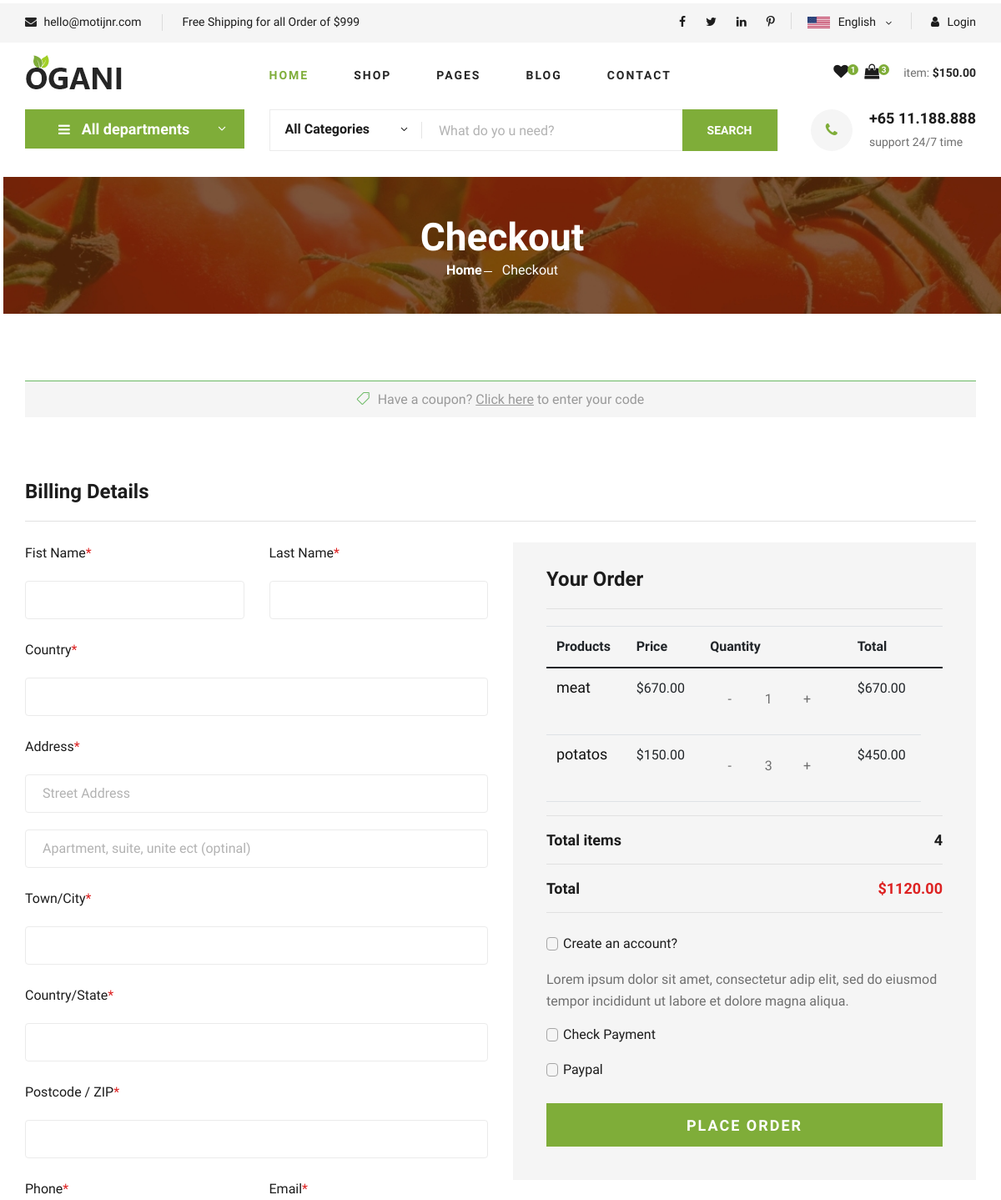
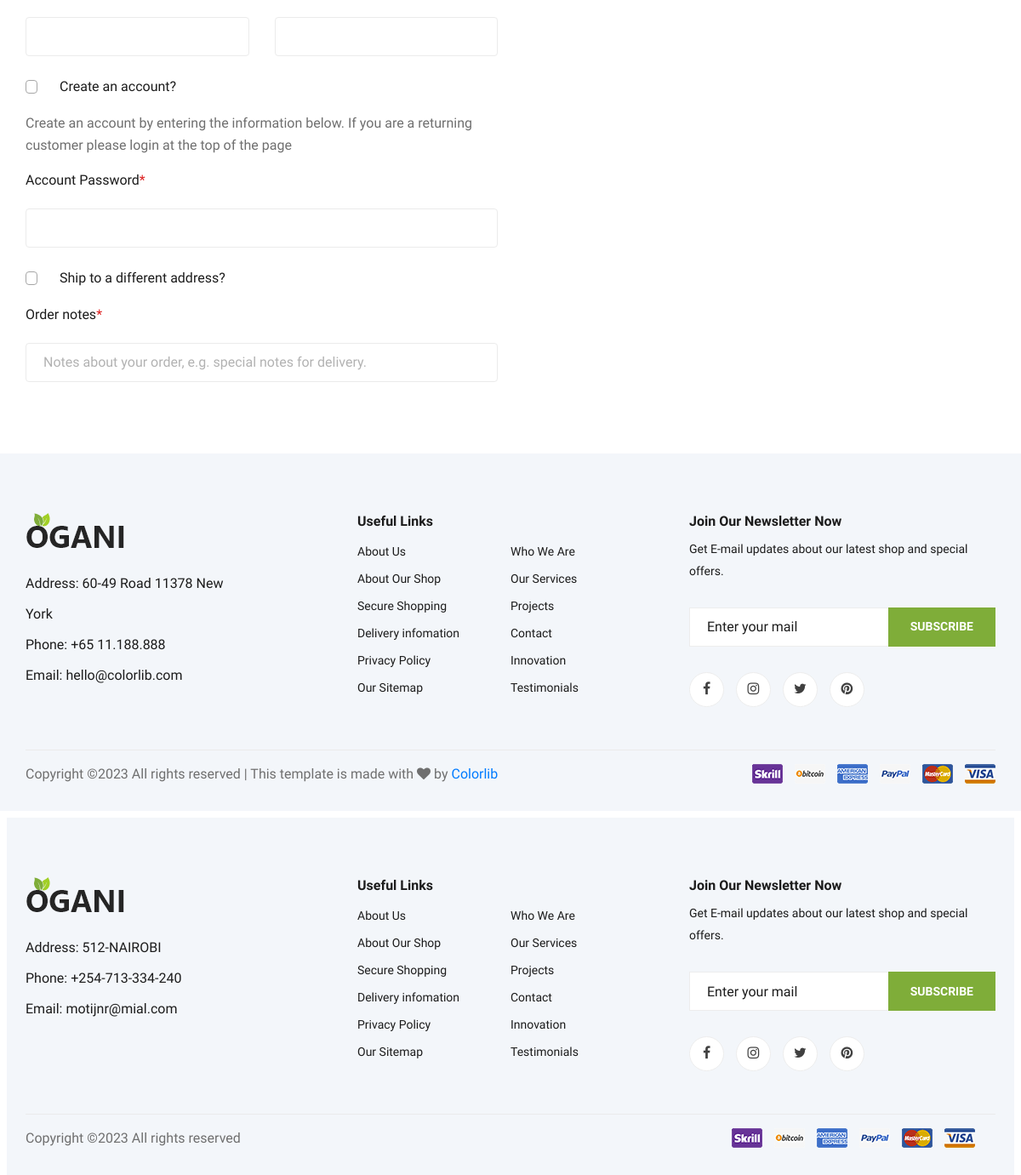
Page /checkout (signed in) on the committed database (2 pictures, top to bottom).
### main_app/models.py (models this page shows, shortened)
class OrderItem(models.Model):
    item = models.ForeignKey(Item, on_delete=models.SET_NULL, blank=True, null=True)
    order = models.ForeignKey(Order, on_delete=models.SET_NULL, blank=True, null=True)
    quantity = models.IntegerField(default=0, null=True, blank=True)
    date_added = models.DateTimeField(auto_now_add=True)
    @property
    def get_total(self):
        total = self.item.price * self.quantity
        return total

class Item(models.Model):
    name = models.CharField(max_length=100, null=True)
    price = models.FloatField()
    image = models.ImageField(null=True, blank=True, default='static/app/img/product-1.jpg')
    digital = models.BooleanField(default=False, null=True, blank=False)

class Order(models.Model):
    Customer = models.ForeignKey(Customer, on_delete=models.SET_NULL, blank=True, null=True)
    date_ordered = models.DateTimeField(auto_now_add=True)
    complete = models.BooleanField(default=False, null=True, blank=False)
    transaction_id = models.CharField(max_length=100)
    @property
    def get_cart_total(self):
        orderitems = self.orderitem_set.all()
        total = sum([item.get_total for item in orderitems])
        return total
    @property
    def get_cart_items(self):
        orderitems = self.orderitem_set.all()
        total = sum([item.quantity for item in orderitems])
        return total

### main_app/views.py (the view)
# urls.py: path('checkout', views.checkout, name='checkout'),
def checkout(request):
    if request.user.is_authenticated:
        customer = request.user.customer
        order, created = Order.objects.get_or_create(Customer=customer, complete=False)
        items = order.orderitem_set.all()
    else:
        items = []
        order = {'get_cart_total': 0, 'get_cart_items': 0}  # for user not logged in
    context = {'items': items, 'order': order}
    return render(request, 'checkout.html', context)

### templates/checkout.html (shortened to what this page needs)
{% extends 'base.html' %}
{% load static %}
{% block content %}
    <section class="breadcrumb-section set-bg ml-1" data-setbg="{% static 'app/img/breadcrumb.jpg' %}">
        <div class="container">
            <div class="row">
                <div class="col-lg-12 text-center">
                    <div class="breadcrumb__text">
                        <h2>Checkout</h2>
                        <div class="breadcrumb__option">
                            <a href="{% url 'home' %}">Home</a>
                            <span>Checkout</span>
                        </div>
                    </div>
                </div>
            </div>
        </div>
    </section>
    <section class="checkout spad">
        <div class="container">
            <div class="row">
                <div class="col-lg-12">
                    <h6><span class="icon_tag_alt"></span> Have a coupon? <a href="#">Click here</a> to enter your code
                    </h6>
                </div>
            </div>
            <div class="checkout__form">
                <h4>Billing Details</h4>
                <form action="#">
                    <div class="row">
                        <div class="col-lg-6 col-md-6">
                            <div class="row">
                                <div class="col-lg-6">
                                    <div class="checkout__input">
                                        <p>Fist Name<span>*</span></p>
                                        <input type="text">
                                    </div>
                                </div>
                                <div class="col-lg-6">
                                    <div class="checkout__input">
                                        <p>Last Name<span>*</span></p>
                                        <input type="text">
                                    </div>
                                </div>
                            </div>
                            <div class="checkout__input">
                                <p>Country<span>*</span></p>
                                <input type="text">
                            </div>
                            <div class="checkout__input">
                                <p>Address<span>*</span></p>
                                <input type="text" placeholder="Street Address" class="checkout__input__add">
                                <input type="text" placeholder="Apartment, suite, unite ect (optinal)">
                            </div>
                            <div class="checkout__input">
                                <p>Town/City<span>*</span></p>
                                <input type="text">
                            </div>
                            <div class="checkout__input">
                                <p>Country/State<span>*</span></p>
                                <input type="text">
                            </div>
                            <div class="checkout__input">
                                <p>Postcode / ZIP<span>*</span></p>
                                <input type="text">
                            </div>
                            <div class="row">
                                <div class="col-lg-6">
                                    <div class="checkout__input">
                                        <p>Phone<span>*</span></p>
                                        <input type="text">
                                    </div>
                                </div>
                                <div class="col-lg-6">
                                    <div class="checkout__input">
                                        <p>Email<span>*</span></p>
                                        <input type="text">
                                    </div>
                                </div>
                            </div>
                            <div class="checkout__input__checkbox">
                                <label for="acc">
                                    Create an account?
                                    <span class="checkmark"></span>
                                </label>
                            </div>
                            <p>Create an account by entering the information below. If you are a returning customer
                                please login at the top of the page</p>
                            <div class="checkout__input">
                                <p>Account Password<span>*</span></p>
                                <input type="text">
                            </div>
                            <div class="checkout__input__checkbox">
                                <label for="diff-acc">
                                    Ship to a different address?
                                    <span class="checkmark"></span>
                                </label>
                            </div>
                            <div class="checkout__input">
                                <p>Order notes<span>*</span></p>
                                <input type="text"
                                    placeholder="Notes about your order, e.g. special notes for delivery.">
                            </div>
                        </div>
                        <div class="col-lg-6 col-md-6">
                            <div class="checkout__order">
                                <h4>Your Order</h4>
                          <table class="table table-hover">
                            <thead>
                            <tr>
                                <th class="shoping__product m-2">Products</th>
                                <th>Price</th>
                                <th>Quantity</th>
                                <th>Total</th>
                                <th></th>
                            </tr>
                            </thead>
                            <tbody>
                            {% for item in items %}
                                <tr>
                                    <td class="shoping__cart__item">
                                        <h5>{{ item.item.name }}</h5>
                                    </td>
                                    <td class="shoping__cart__price">
                                        ${{ item.item.price|floatformat:2 }}
                                    </td>
                                    <td class="shoping__cart__quantity">
                                        <div class="quantity">
                                            <div class="pro-qty">
                                                <input type="text" value="{{ item.quantity }}">
                                            </div>
                                        </div>
                                    </td>
                                    <td class="shoping__cart__total">
                                        ${{ item.get_total|floatformat:2 }}
                                    </td>
                                </tr>
                            {% endfor %}
                            </tbody>
                        </table>
                                <div class="checkout__order__subtotal">Total items<span>{{order.get_cart_items }}</span></div>
                                <div class="checkout__order__total">Total <span>${{ order.get_cart_total|floatformat:2 }}</span></div>
                                <div class="checkout__input__checkbox">
                                    <label for="acc-or">
                                        Create an account?
                                        <span class="checkmark"></span>
                                    </label>
                                </div>
                                <p>Lorem ipsum dolor sit amet, consectetur adip elit, sed do eiusmod tempor incididunt
                                    ut labore et dolore magna aliqua.</p>
                                <div class="checkout__input__checkbox">
                                    <label for="payment">
                                        Check Payment
                                        <span class="checkmark"></span>
                                    </label>
                                </div>
                                <div class="checkout__input__checkbox">
                                    <label for="paypal">
                                        Paypal
                                        <span class="checkmark"></span>
                                    </label>
                                </div>
                                <button type="submit" class="site-btn">PLACE ORDER</button>
                            </div>
                        </div>
                    </div>
                </form>
            </div>
        </div>
    </section>
    <footer class="footer spad">
        <div class="container">
            <div class="row">
                <div class="col-lg-3 col-md-6 col-sm-6">
                    <div class="footer__about">
                        <div class="footer__about__logo">
                            <a href="./index.html"><img src="{% static 'app/img/logo.png' %}" alt=""></a>
                        </div>
                        <ul>
                            <li>Address: 60-49 Road 11378 New York</li>
                            <li>Phone: +65 11.188.888</li>
                            <li>Email: hello@colorlib.com</li>
                        </ul>
                    </div>
                </div>
                <div class="col-lg-4 col-md-6 col-sm-6 offset-lg-1">
                    <div class="footer__widget">
                        <h6>Useful Links</h6>
                        <ul>
                            <li><a href="#">About Us</a></li>
                            <li><a href="#">About Our Shop</a></li>
                            <li><a href="#">Secure Shopping</a></li>
                            <li><a href="#">Delivery infomation</a></li>
                            <li><a href="#">Privacy Policy</a></li>
                            <li><a href="#">Our Sitemap</a></li>
                        </ul>
                        <ul>
                            <li><a href="#">Who We Are</a></li>
                            <li><a href="#">Our Services</a></li>
                            <li><a href="#">Projects</a></li>
                            <li><a href="#">Contact</a></li>
                            <li><a href="#">Innovation</a></li>
                            <li><a href="#">Testimonials</a></li>
                        </ul>
                    </div>
                </div>
                <div class="col-lg-4 col-md-12">
                    <div class="footer__widget">
                        <h6>Join Our Newsletter Now</h6>
                        <p>Get E-mail updates about our latest shop and special offers.</p>
                        <form action="#">
                            <input type="text" placeholder="Enter your mail">
                            <button type="submit" class="site-btn">Subscribe</button>
                        </form>
                        <div class="footer__widget__social">
                            <a href="#"><i class="fa fa-facebook"></i></a>
                            <a href="#"><i class="fa fa-instagram"></i></a>
                            <a href="#"><i class="fa fa-twitter"></i></a>
                            <a href="#"><i class="fa fa-pinterest"></i></a>
                        </div>
                    </div>
                </div>
            </div>
            <div class="row">
                <div class="col-lg-12">
                    <div class="footer__copyright">
                        <div class="footer__copyright__text"><p>
  Copyright &copy;<script>document.write(new Date().getFullYear());</script> All rights reserved | This template is made with <i class="fa fa-heart" aria-hidden="true"></i> by <a href="https://colorlib.com" target="_blank">Colorlib</a>
  </p></div>
                        <div class="footer__copyright__payment"><img src="{% static 'app/img/payment-item.png' %}" alt=""></div>
                    </div>
                </div>
            </div>
        </div>
    </footer>
{% endblock %}

### rows in the picture
OrderItem: item.name "meat", item.price "670.00", quantity "1", get_total "670.00"
OrderItem: item.name "potatos", item.price "150.00", quantity "3", get_total "450.00"
Order: get_cart_items "4", get_cart_total "1120.00"
